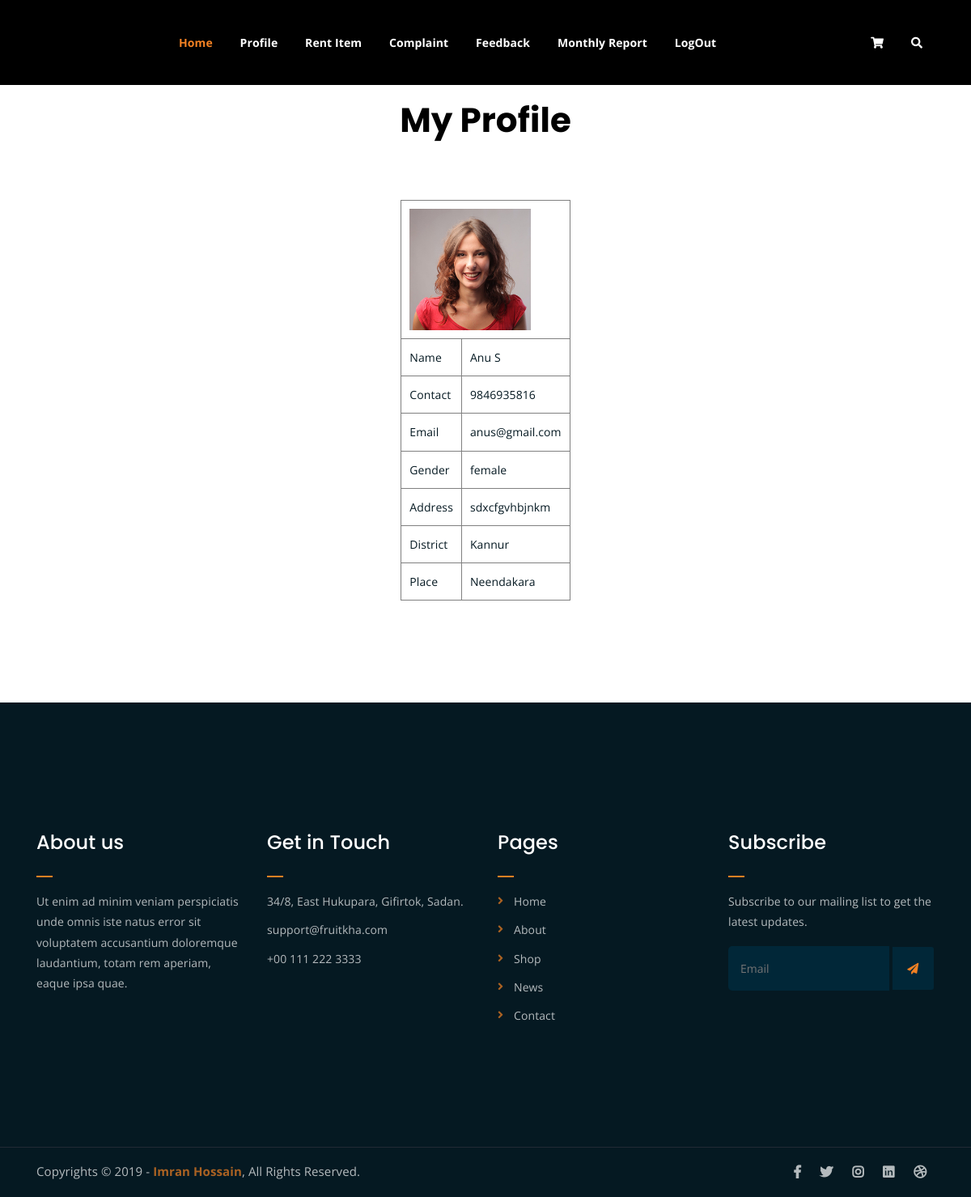
Page /Seller/myprofile/ (signed in) on the committed database.
### Guest/models.py (models this page shows)
class tbl_newseller(models.Model):
    name=models.CharField(max_length=50)
    contact=models.IntegerField()
    email=models.EmailField()
    gender=models.CharField(max_length=50)
    address=models.TextField()
    photo=models.FileField(upload_to='Userdocs/')
    proof=models.FileField(upload_to='Userdocs/')
    password=models.CharField(max_length=50)
    place=models.ForeignKey(tbl_place,on_delete=models.CASCADE)
    status=models.CharField(max_length=50,default=0,null=True)

### Admin/models.py (models this page shows)
class tbl_place(models.Model):
    place_name=models.CharField(max_length=50)
    district=models.ForeignKey(tbl_district,on_delete=models.CASCADE)

class tbl_district(models.Model):
    district_name=models.CharField(max_length=50)

### Seller/views.py (the view)
# urls.py: path('myprofile/',views.myprofile,name="MyProfile"),
def myprofile(request):
    sdata=tbl_newseller.objects.get(id=request.session['sid'])
    return render(request,"Seller/MyProfile.html",{'sdata':sdata})

### Seller/Templates/Seller/MyProfile.html (shortened to what this page needs)
{% extends 'Seller/header.html'%}
{% load static %}
{% block content %}
<!DOCTYPE html>
<html lang="en">
<head>
</head>
<body>
    <center><h2 style="color: black">My Profile</h2></center>
    <br><br><br>
    <form action="" method="post">
        <table align="center" border="1" cellpadding="10">
            <tr>
                <td colspan="2"><img src="{{sdata.photo.url}}" alt="{{sdata.seller_photo.url}}" width="150" height="150"></td>
            </tr>
            <tr>
                <td>Name</td>
                <td>{{sdata.name}}</td>
            </tr>
            <tr>
                <td>Contact</td>
                <td>{{sdata.contact}}</td>
            </tr>
            <tr>
                <td>Email</td>
                <td>{{sdata.email}}</td>
            </tr>
            <tr>
                <td>Gender</td>
                <td>{{sdata.gender}}</td>
            </tr>
            <tr>
                <td>Address</td>
                <td>{{sdata.address}}</td>
            </tr>
            <tr>
                <td>District</td>
                <td>{{sdata.place.district.district_name}}</td>
            </tr>
            <tr>
                <td>Place</td>
                <td>{{sdata.place.place_name}}</td>
            </tr>
        </table>
    </form>
</body>
</html>
{% endblock content %}

### Guest/static/Main/assets/css/main.css (style rules this page uses)
html { font-size: 14px; font-weight: 400; line-height: 28px; height: 100%; }
body { font-family: "Open Sans", sans-serif; font-weight: 400; font-size: 1rem; letter-spacing: 0.1px; line-height: 1.8; color: #051922; overflow-x: hidden; }
body img { max-width: 100%; }
h1, .h1, h2, .h2, h3, .h3, h4, .h4, h5, .h5, h6, .h6 { font-family: "Poppins", sans-serif; font-weight: 700; margin: 0 0 1.25rem 0; color: white; }
h1:last-child, .h1:last-child, h2:last-child, .h2:last-child, h3:last-child, .h3:last-child, h4:last-child, .h4:last-child, h5:last-child, .h5:last-child, h6:last-child, .h6:last-child { margin: 0; }
h2, .h2 { font-size: 3rem; font-weight: 700; line-height: 3.25rem; }
html, body { height: 100%; }

### rows in the picture
tbl_newseller: photo (picture), name "Anu S", contact "9846935816", email "anus@gmail.com", gender "female", address "sdxcfgvhbjnkm", place.district.district_name "Kannur", place.place_name "Neendakara"
